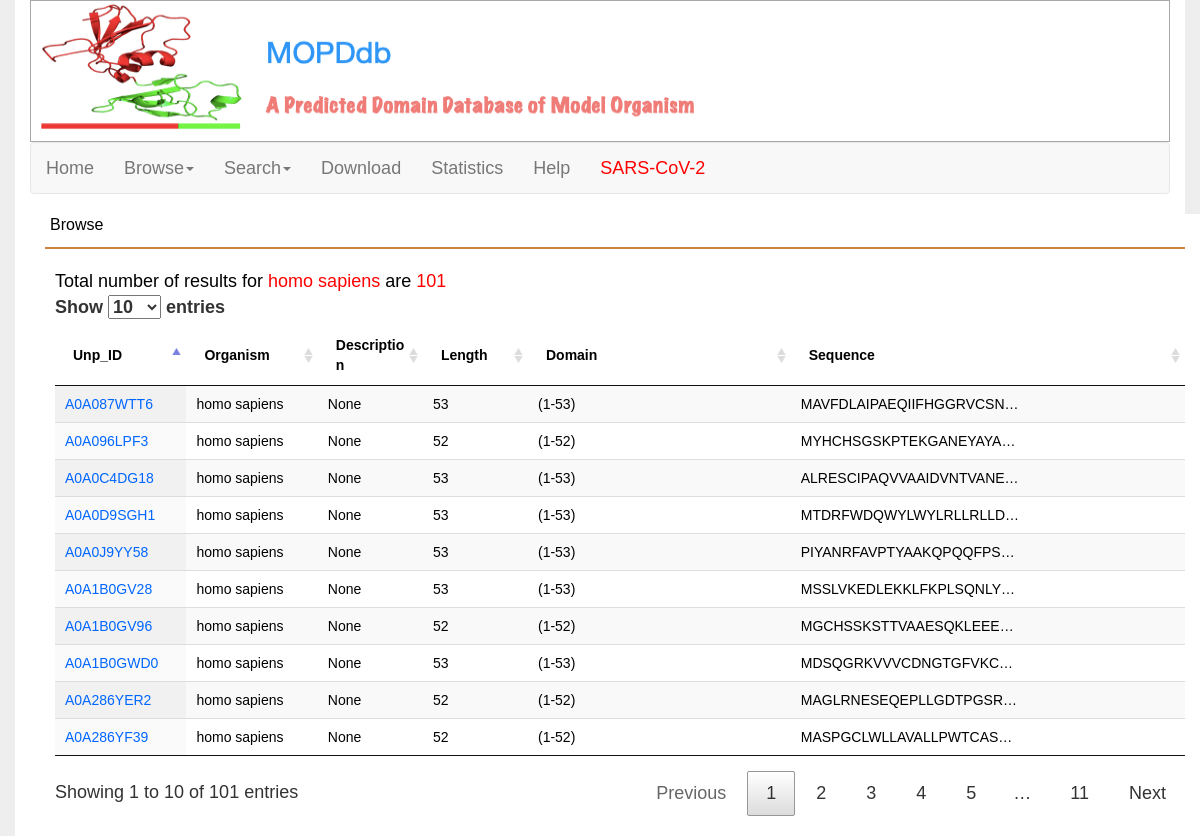
The page /classification/organism/homo_sapiens on the database its author committed.
### search/models.py (models this page shows)
class Protein_new(models.Model):
    unp_id = models.CharField(max_length=10)
    organism = models.CharField(max_length=30)
    length = models.IntegerField()
    seq = models.CharField(max_length=2000)
    domain_num = models.IntegerField()
    domain = models.CharField(max_length=50)

### search/views.py (the view)
# urls.py: path('classification/organism/<organism>', views.organism_show, name="organism_show"),
def organism_show(request, organism):
    organism = organism.split("_")[0]+" "+organism.split("_")[1]
    organism_ls = Protein_new.objects.filter(organism=organism)    # "homo sapiens"
    num = len(organism_ls)
    return render(request, 'organism_show.html', {"organism": organism, "organism_ls": organism_ls, "num": num})

### search/templates/organism_show.html (shortened to what this page needs)
{% extends 'layout/basic.html' %}
{% load static %}
{% block css %}
    <link rel="stylesheet" href="{% static 'css/account.css' %}">
{% endblock %}
{% block content %}
<div class="container">
<div id="content_mark">
Browse
</div>
<div id="content_box">
<div style="float: left">Total number of results for <span style="color: red">{{ organism }}</span> are <span style="color: red">{{ num }}</span></div>
    <table id='browse_table' class='display' border="0" cellspacing='0' width='100%'>
        <thead><tr><th>Unp_ID</th><th>Organism</th><th>Description</th><th>Length</th><th>Domain</th><th>Sequence</th></tr></thead>
        <tbody>
        {% for i in organism_ls %}
        <tr><td><a href="{% url 'home' %}{{ i.unp_id }}" class='id'>{{ i.unp_id }}</a></td>
            <td>{{i.organism}}</td>
            <td>None</td>
            <td>{{ i.length }}</td>
            <td>{{ i.domain }}</td>
            <td><div class='seq'>{{ i.seq }}</div></td>
        </tr>
        {% endfor %}
        </tbody>
    </table>
</div>
</div>
{% endblock %}

### search/templates/layout/basic.html (shortened to what this page needs)
{% load static %}
<!DOCTYPE html>
<html lang="en">
<head>
    <link rel="stylesheet" href="{% static 'plugin/bootstrap/css/bootstrap.min.css' %}">
    <link rel="stylesheet" href="{% static 'plugin/font-awesome/css/font-awesome.min.css' %}">
    <link rel="stylesheet" href="{% static 'js/DataTables/DataTables-1.10.21/css/jquery.dataTables.min.css' %}">
    {% block css %}{% endblock %}
</head>
<body>
<div class="container">
    <div class="title"><img src="{% static 'img/MOPD_logo.png' %}" alt="logo" style="width: 800px; height:130px;"></div>
<nav class="navbar navbar-default">
  <div class="container-fluid">
    <div class="navbar-header">
      <a class="navbar-brand" href="{% url 'home' %}">Home</a>
    </div>
    <div class="collapse navbar-collapse" id="bs-example-navbar-collapse-1">
      <ul class="nav navbar-nav">
        <li class="dropdown">
          <a href="#" class="dropdown-toggle" data-toggle="dropdown" role="button" aria-haspopup="true" aria-expanded="false">Browse<span class="caret"></span></a>
        </li>
        <li class="dropdown">
          <a href="#" class="dropdown-toggle" data-toggle="dropdown" role="button" aria-haspopup="true" aria-expanded="false">Search<span class="caret"></span></a>
        </li>
        <li><a href="#">Download</a></li>
        <li><a href="{% url "statistics" %}">Statistics</a></li>
        <li><a href="#">Help</a></li>
        <li><a href="{% url "sarscov2" %}" style="color: red">SARS-CoV-2</a></li>
      </ul>
    </div>
  </div>
</nav>
</div>
<div class="container">
{% block content %}{% endblock %}
</div>
</body>
</html>

### search/templates/layout/basic.html (style rules this page uses)
body { margin: 0; padding: 0px 0px 0px 0px; background:#EEE; font-family : Arial,微软雅黑,宋体; font-size : 1.8em; color : black; }
.container { background:#FFF; }
.title { padding-bottom: 10px; border: darkgray 1px solid; }

### search/templates/organism_show.html (style rules this page uses)
#content_mark { padding-left: 5px; font-size: 16px; padding-bottom: 10px; border-bottom: 2px solid #CD853F; }
#content_box { margin:20px auto; padding-left:10px; }
#browse_table { word-break:break-all; word-wrap: break-word; font-size:14px; margin:10px auto; }
a { text-decoration:none; color:#06f; }
div.seq { text-overflow:ellipsis; overflow:hidden; width:220px; white-space:nowrap; }

### rows shown on the page
Protein_new: unp_id "A0A096LPF3", organism "homo sapiens", length "52", domain "(1-52)", seq "MYHCHSGSKPTEKGANEYAYA…"
Protein_new: unp_id "A0A0D9SGH1", organism "homo sapiens", length "53", domain "(1-53)", seq "MTDRFWDQWYLWYLRLLRLLD…"
Protein_new: unp_id "A0A286YF39", organism "homo sapiens", length "52", domain "(1-52)", seq "MASPGCLWLLAVALLPWTCAS…"
Protein_new: unp_id "A0A286YER2", organism "homo sapiens", length "52", domain "(1-52)", seq "MAGLRNESEQEPLLGDTPGSR…"
Protein_new: unp_id "A0A0C4DG18", organism "homo sapiens", length "53", domain "(1-53)", seq "ALRESCIPAQVVAAIDVNTVANE…"
Protein_new: unp_id "A0A087WTT6", organism "homo sapiens", length "53", domain "(1-53)", seq "MAVFDLAIPAEQIIFHGGRVCSN…"
Protein_new: unp_id "A0A1B0GWD0", organism "homo sapiens", length "53", domain "(1-53)", seq "MDSQGRKVVVCDNGTGFVKC…"
Protein_new: unp_id "A0A1B0GV96", organism "homo sapiens", length "52", domain "(1-52)", seq "MGCHSSKSTTVAAESQKLEEE…"
Protein_new: unp_id "A0A0J9YY58", organism "homo sapiens", length "53", domain "(1-53)", seq "PIYANRFAVPTYAAKQPQQFPS…"
Protein_new: unp_id "A0A1B0GV28", organism "homo sapiens", length "53", domain "(1-53)", seq "MSSLVKEDLEKKLFKPLSQNLY…"

### other values the page prints
{{ organism }} "homo sapiens"
{{ num }} "101"
